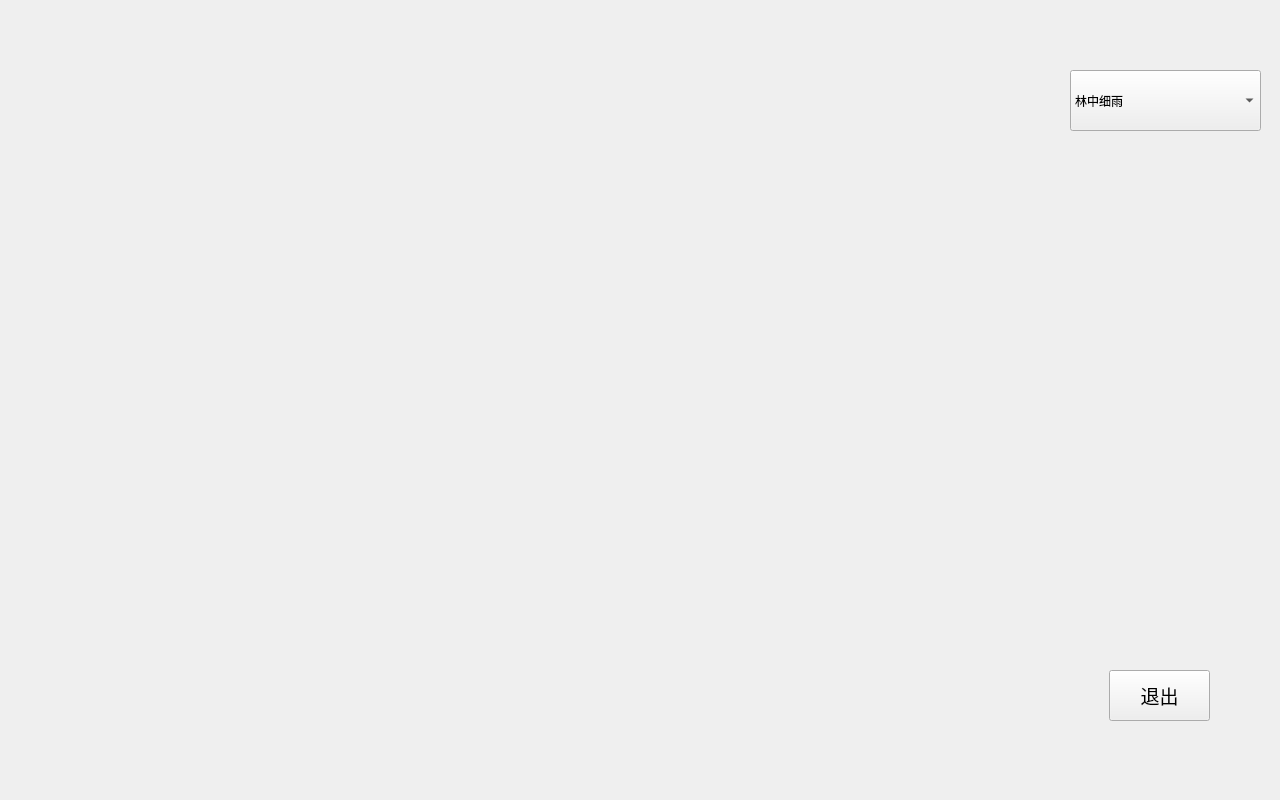
<?xml version="1.0" encoding="UTF-8"?>
<ui version="4.0">
 <class>mainClock</class>
 <widget class="QWidget" name="mainClock">
  <property name="geometry">
   <rect>
    <x>0</x>
    <y>0</y>
    <width>1280</width>
    <height>800</height>
   </rect>
  </property>
  <property name="windowTitle">
   <string>Form</string>
  </property>
  <property name="autoFillBackground">
   <bool>false</bool>
  </property>
  <widget class="QPushButton" name="exitButton">
   <property name="geometry">
    <rect>
     <x>1109</x>
     <y>670</y>
     <width>101</width>
     <height>51</height>
    </rect>
   </property>
   <property name="font">
    <font>
     <pointsize>14</pointsize>
    </font>
   </property>
   <property name="text">
    <string>退出</string>
   </property>
  </widget>
  <widget class="QComboBox" name="MusicBox">
   <property name="geometry">
    <rect>
     <x>1070</x>
     <y>70</y>
     <width>191</width>
     <height>61</height>
    </rect>
   </property>
   <item>
    <property name="text">
     <string>林中细雨</string>
    </property>
   </item>
   <item>
    <property name="text">
     <string>巴黎咖啡馆</string>
    </property>
   </item>
   <item>
    <property name="text">
     <string>沙滩海浪</string>
    </property>
   </item>
   <item>
    <property name="text">
     <string>未选择音乐</string>
    </property>
   </item>
   <item>
    <property name="text">
     <string/>
    </property>
   </item>
  </widget>
 </widget>
 <resources/>
 <connections/>
</ui>
